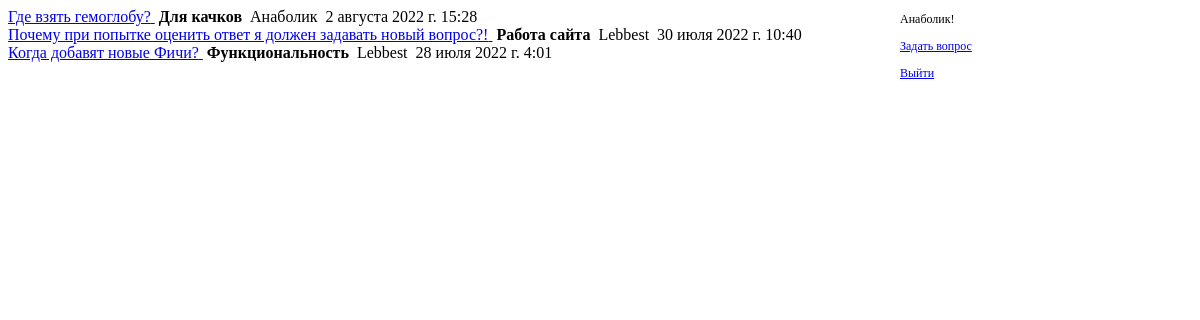
The app's page /questionslist (signed in) with its own data.
### questions/models.py (models this page shows, shortened)
class Question(models.Model):
    author_name = models.ForeignKey(User, on_delete = models.CASCADE)
    question_theme = models.CharField('Тема вопроса', max_length = 200)
    question_text = models.TextField('Содержание вопроса', max_length = 500)
    pub_date = models.DateTimeField('Дата публикации')
    status = models.BooleanField(default = False)
    class Meta:
        verbose_name = 'Вопрос'
        verbose_name_plural = 'Вопросы'

### questions/views.py (the view)
# urls.py: re_path(r'^questionslist', views.questionslist, name='PageWithQuestions'),
def questionslist(request):                 #отображение списка вопросов
    question_list = Question.objects.order_by('-pub_date')
    return render(request, 'questions/list.html', {'question_list': question_list})

### supportserver/templates/questions/list.html (shortened to what this page needs)
{% extends 'base.html' %}
{% block content %}
    {% if user.is_authenticated %}
    <div class = "container head_div_right">
        <p>{{ user.username }}!</p>
        <p><a href="{% url 'page_for_new_question' %}">Задать вопрос</a></p>
        <p><a href="{% url 'logout' %}">Выйти</a></p>
    </div>
    {% else %}
        <a href="{% url 'login' %}">Войти&nbsp</a><a href="{% url 'signup' %}">Зарегистрироваться&nbsp</a><br>
    {% endif %}
    {% if question_list %}
        {% for a in question_list %}
            <a href="{% url 'PageWithQuestion' a.id %}">{{a.question_text}}&nbsp</a>
            <strong><a>{{a.question_theme}}&nbsp</a></strong>
            <a>{{a.author_name}}&nbsp</a>
            <a>{{a.pub_date}}&nbsp</a>
            <br>
        {% endfor %}
    {% else %}
        Вопросы не найдены
    {% endif %}
{% endblock %}

### supportserver/static/css/styles.css (style rules this page uses)
.head_div_right { width: 300px; height: 53px; position: fixed; top: 0px; right: 0px; font-size: 12px; }

### records on screen
Question: question_text "Где взять гемоглобу?", question_theme "Для качков", author_name "Анаболик", pub_date "2 августа 2022 г. 15:28"
Question: question_text "Почему при попытке оценить ответ я должен задавать новый вопрос?!", question_theme "Работа сайта", author_name "Lebbest", pub_date "30 июля 2022 г. 10:40"
Question: question_text "Когда добавят новые Фичи?", question_theme "Функциональность", author_name "Lebbest", pub_date "28 июля 2022 г. 4:01"

### other values on screen
{{ user.username }} "Анаболик"
